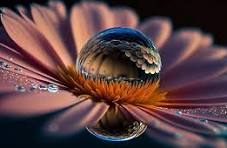
#> input picture MML/download.jpg, 227 x 148 px, found by its file name
$ python prg3.py
#> lines starting #> are read from the running program, lines starting #| are printed output that depends on the picture
import numpy as np
from sklearn.decomposition import PCA
from PIL import Image

def compress_image(image_path, output_path, n_components):
#> called with image_path = 'C:\\5 AIML lab\\MML\\download.jpg', output_path = 'C:\\5 AIML lab\\MML\\download2.jpg', n_components = 50
    image = Image.open(image_path)
#> image is the input picture: PIL image 227x148 RGB; mean R, G, B 92.6, 65.2, 67.1
    image = image.convert('L')
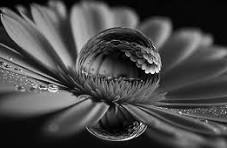
#> image: PIL image 227x148 L; min 0, max 253, mean 73.6
    image_array = np.array(image)
    pca = PCA(n_components=n_components)
    compressed_image = pca.fit_transform(image_array)
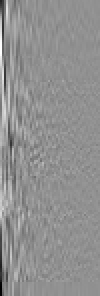
#> compressed_image: shape (148, 50) float64 (shown 2 times larger); min -866.7, max 655.5, mean 0; drawn with min black and max white
    compressed_image = pca.inverse_transform(compressed_image)
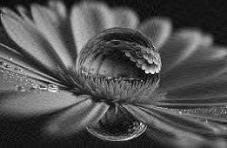
#> compressed_image: shape (148, 227) float64; min -15.29, max 261.5, mean 73.6; drawn with min black and max white
    compressed_image = np.clip(compressed_image, 0, 255)
    compressed_image = Image.fromarray(compressed_image.astype('uint8'))
#> compressed_image: PIL image 227x148 L
    compressed_image.save(output_path)

input_image_path = "C:\\5 AIML lab\\MML\\download.jpg"
output_image_path = "C:\\5 AIML lab\\MML\\download2.jpg"
num_components = 50

compress_image(input_image_path, output_image_path, num_components)
